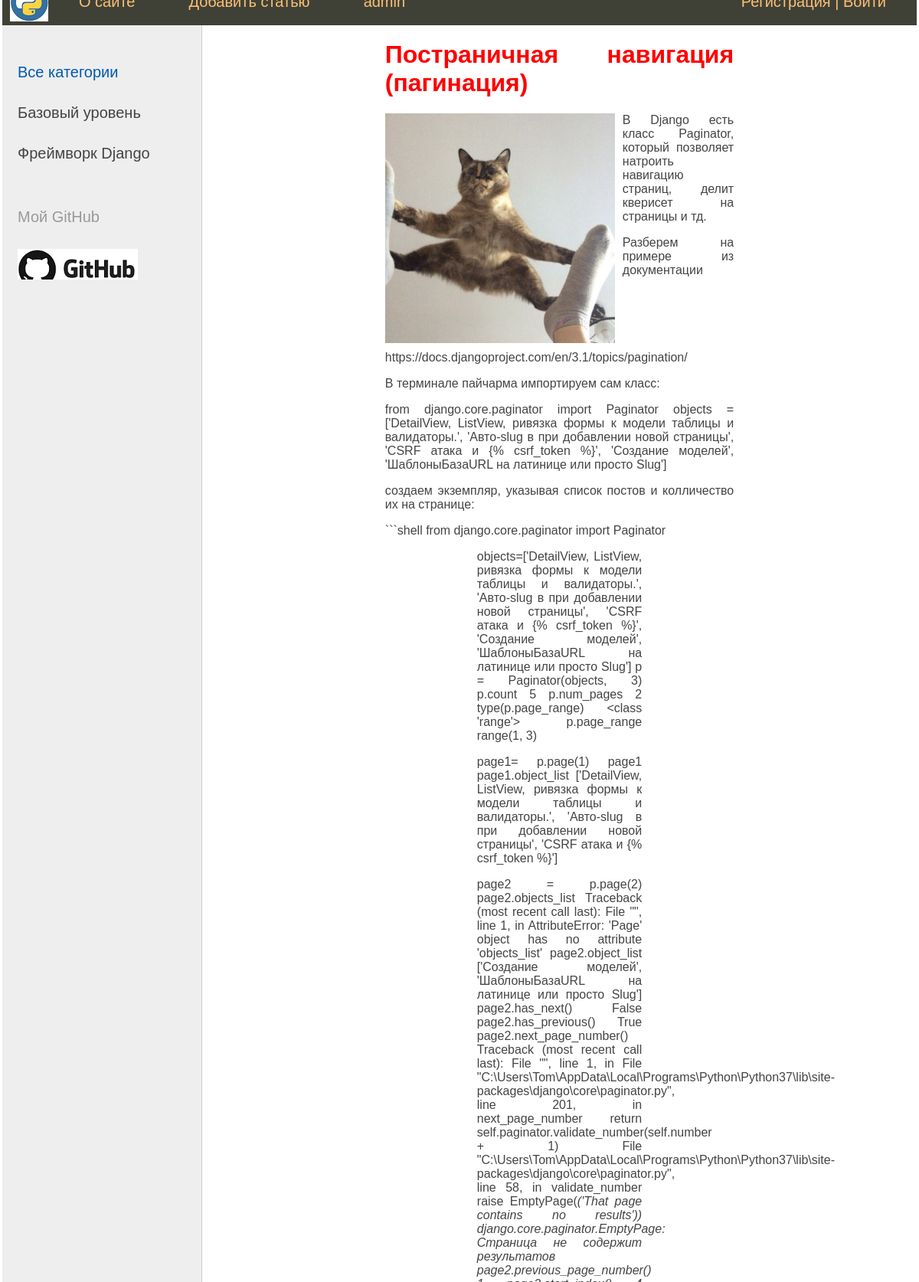
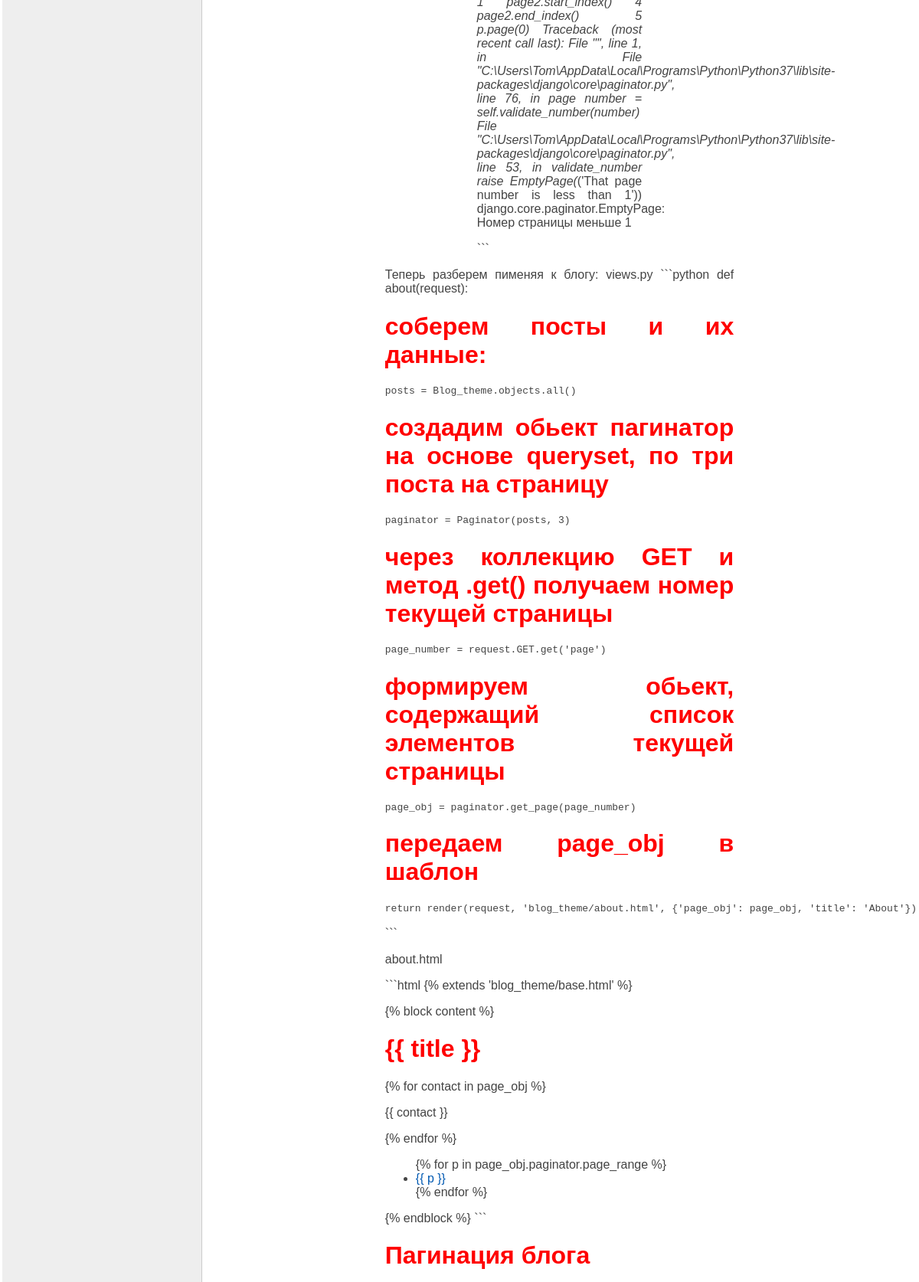
The page /post/postranichnaya-navigaciya-paginaciya/ (upper part) on the database its author committed (2 pictures, top to bottom).
### blog_theme/models.py (models this page shows, shortened)
class Category(models.Model):
    name = models.CharField(max_length=100, db_index=True, verbose_name='Раздел')
    slug = models.SlugField(max_length=255, unique=True, db_index=True, verbose_name='URL')
    def __str__(self):
        return self.name
    def get_absolute_url(self):
        return reverse('category', kwargs={'cat_slug': self.slug})
    class Meta:
        verbose_name = 'Раздел:'
        verbose_name_plural = 'Разделы:'
        ordering = ['id']

class Blog_theme(models.Model):
    title = models.CharField(max_length=255, verbose_name='Заголовок')
    slug = models.SlugField(max_length=255, unique=True, db_index=True, verbose_name='URL')
    content = MDTextField()
    photo = models.ImageField(upload_to="photos/%Y/%m/%d", verbose_name='Фото')
    time_created = models.DateTimeField(auto_now_add=True, verbose_name='Создано')
    time_updated = models.DateTimeField(auto_now=True, verbose_name='Изменено')
    is_published = models.BooleanField(default=True, verbose_name='Опубликованно')
    cat = models.ForeignKey('Category', on_delete=models.PROTECT, verbose_name='Раздел')
    def __str__(self):
        return self.title
    class Meta:
        verbose_name = 'Темы:'
        verbose_name_plural = 'Темы:'
        ordering = ['-time_updated', 'title']

### blog_theme/views.py (the view)
# urls.py: path('post/<slug:post_slug>/', ShowPost.as_view(), name='post'),
class ShowPost(DataMixin, DetailView):
    model = Blog_theme
    template_name = 'blog_theme/post.html'
    slug_url_kwarg = 'post_slug'
    context_object_name = 'post'
    def get_context_data(self, *, object_list=None, **kwargs):
        context = super().get_context_data(**kwargs)
        c_def = self.get_user_context(title=context['post'])
        context.update(c_def)
        return context

### blog_theme/templatetags/blog_theme_tags.py (called while the page is built)
@register.simple_tag()
def get_menu():
    menu = [{'title': 'О сайте', 'url_name': 'about'},
            {'title': 'Добавить статью', 'url_name': 'add_page'},
            {'title': 'Обратная связь', 'url_name': 'contact'},
            ]
    return menu

### blog_theme/utils.py (called while the page is built)
    def get_user_context(self, **kwargs):
        context = kwargs
        cats = Category.objects.annotate(Count('blog_theme'))
        print(cats)
        context['cats'] = cats
        if 'cat_selected' not in context:
            context['cat_selected'] = 0
        return context

### blog_theme/templates/blog_theme/post.html
{% extends 'blog_theme/base.html' %}
{% load markdownify %}
{% block content %}
<h1>{{post.title}}</h1>
{% if post.photo %}
<p><img class="img-article-left" src="{{post.photo.url}}"></p>
{% endif %}
{{ post.content|markdownify }}
{% endblock %}

### blog_theme/templates/blog_theme/base.html (shortened to what this page needs)
{% load static %}
{% load blog_theme_tags  %}
<html>
<head>
	<link href="{% static 'blog_theme/css/styles.css' %}" type="text/css"  rel="stylesheet" />
	<link href="{% static 'blog_theme/css/codehilite_styles.css' %}" type="text/css" rel="stylesheet" />
</head>
<body>
<table class="table-page" >
<tr><td>
{% block mainmenu %}
		<div class="header">
			<ul id="mainmenu" class="mainmenu">
			<li class="logo"><a href="{% url 'home' %}"><div class="logo"></div></a></li>
{% get_menu as menu %}
	{% for m in menu %}
    {% if not forloop.last %}
        {% if menu_selected == m.url_name %}
            <li class="selected">{{m.title}}</li>
        {% else %}
            <li><a href="{% url m.url_name %}">{{m.title}}</a></li>
        {% endif %}
    {% endif %}
{% endfor %}
            <li class="last"> <a href="{% url 'register' %}">Регистрация </a>|<a href="{% url 'login' %}"> Войти</a> </li>
			<li><a href="/admin">admin</a></li>
			</ul>
		</div>
{% endblock mainmenu %}
<table class="table-content" border=0 cellpadding="0" cellspacing="0">
<tr>
	<td valign="top" class="left-chapters">
	<ul id="leftchapters">
{% if cat_selected == 0 %}
			<li class="selected">Все категории</li>
{% else %}
			<li><a href="{% url 'home' %}">Все категории</a></li>
{% endif %}
{% for c in cats %}
{% if c.blog_theme__count > 0 %}
	{% if c.slug == cat_selected %}
			<li class="selected">{{c.name}}</li>
	{% else %}
			<li><a href="{{ c.get_absolute_url }}">{{c.name}}</a></li>
	{% endif %}
{% endif %}
{% endfor %}
		<li class="share">
		<p>Мой GitHub</p>
		<a class="share-yt" href="https://github.com/Sarge322" target="_blank" rel="nofollow"></a>
		</li>
	</ul>
</td>
<td valign="top" class="content">
	<div>
{% block content %}
{% endblock %}
	</div>
</td></tr></table>
</td></tr>
</table>
</body>
</html>

### blog_theme/static/blog_theme/css/styles.css (style rules this page uses)
html, body { font-family: 'Arial'; margin: 0; padding: 0; height: 100%; width: 100%; color: #444; }
h1 { color: red; }
a { color: #0059b2; text-decoration: none; }
img { max-width: 600px; height: auto; }
img.img-article-left { max-width: 300px; height: auto; float: left; padding: 0 10px 10px 0; }
.table-page { width: 100%; height: 100%; vertical-align: top; }
.table-page tr { height: 100%; }
.header { background: #3F4137; height: 60px; }
.logo { background: url('../images/logo.png') no-repeat 10px 5px; width: 70px; height: 60px; }
ul.mainmenu { list-style: none; margin: 0; padding: 0; height: 60px; color: #fdc073; font-size: 20px; overflow: hidden; }
ul.mainmenu li { float: left; margin: 18px 40px 0 30px; }
ul.mainmenu li.logo { margin: 0; }
ul.mainmenu li.last { float: right; }
ul.mainmenu li a { color: #fdc073; text-decoration: none; }
.table-content { width: 100%; min-height: 100%; height: 100%; }
.left-chapters { margin: 0; background: #eee; border-right: 1px solid #ccc; min-height: 100%; }
.left-chapters ul { width: 230px; min-height: 100%; margin: 0; padding: 20px 10px 10px 20px; list-style: none; font-size: 20px; }
.left-chapters ul li { margin: 30px 0 0 0; color: #999; }
.left-chapters ul li.selected { color: #0059b2; }
.left-chapters ul li a { color: #444; text-decoration: none; }
.left-chapters ul li.share { margin: 60px 0 0 0; }
.left-chapters ul li.share p { margin: 30px 0 30px 0; }
.left-chapters ul li.share a { display: inline-block; width: 40px; height: 40px; margin: 0 20px 0 0; }
.left-chapters ul li.share a.share-yt { width: 100%; height: 40px; background: url('../images/share_yt.jpg') no-repeat 0 0 }
.content { padding: 20px 20% 20px 20%; width: 100%; text-align: justify; box-sizing: border-box; }

### rows shown on the page
Category: name "Базовый уровень"
Category: name "Фреймворк Django"
Blog_theme: title "Постраничная навигация (пагинация)", photo (picture), content "В Django есть класс Paginator, который позволяет натроить навигацию страниц, делит кверисет на страницы и тд. Разберем на примере из документации https://docs.djangoproject.com/en/3.1/topics/pagination/ В терминале пайчарма импортируем сам класс: from django.core.paginator import Paginator objects = ['DetailView, ListView, ривязка формы к модели таблицы и валидаторы.', 'Авто-slug в при добавлении новой страницы', 'CSRF атака и {% csrf_token %}', 'Создание моделей', 'ШаблоныБазаURL на латинице или просто Slug'] создаем экземпляр, указывая список постов и колличество их на странице: ```shell from django.core.paginator import Paginator objects=['DetailView, ListView, ривязка формы к модели…"
